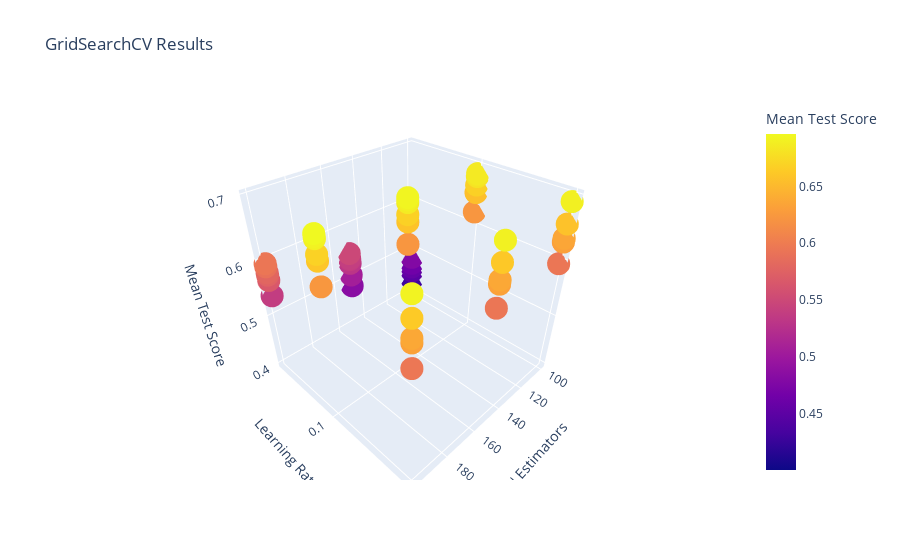

The cell this chart's notebook holds for it:
### Code cell
import plotly.express as px
import pandas as pd

# Convert the grid_search_gbr.cv_results_ to a DataFrame
results = pd.DataFrame(grid_search_gbr.cv_results_)

# Filter the columns for plotting
plot_data = results.filter(regex='(param_n_estimators|param_learning_rate|mean_test_score)')

# Rename columns for easier reading
plot_data.rename(columns={
    'param_n_estimators': 'N Estimators',
    'param_learning_rate': 'Learning Rate',
    'mean_test_score': 'Mean Test Score'
}, inplace=True)

# Create a 3D scatter plot
fig = px.scatter_3d(
    plot_data, 
    x='N Estimators', 
    y='Learning Rate', 
    z='Mean Test Score', 
    color='Mean Test Score', 
    title='GridSearchCV Results'
)

fig.show()

### Figure 1 — Plotly figure (JSON) as saved in the notebook; plotly's stock layout.template omitted (floating-point values rounded to 4 significant figures)
{"data": [{"hovertemplate": "N Estimators=%{x}<br>Learning Rate=%{y}<br>Mean Test Score=%{marker.color}<extra></extra>", "legendgroup": "", "marker": {"color": [0.4283, 0.5063, 0.5658, 0.4002, 0.4838, 0.538, 0.4564, 0.5396, 0.5894, 0.4472, 0.53, 0.5749, 0.4786, 0.5492, 0.5946, 0.4648, 0.5373, 0.5791, 0.6844, 0.6932, 0.6963, 0.6811, 0.6862, 0.6898, 0.6858, 0.6903, 0.6924, 0.6552, 0.6578, 0.66, 0.6675, 0.6686, 0.669, 0.6224, 0.623, 0.6234, 0.6574, 0.6617, 0.663, 0.6297, 0.631, 0.6312, 0.6901, 0.6908, 0.6923, 0.6309, 0.6323, 0.632, 0.6356, 0.6371, 0.6372, 0.5946, 0.5949, 0.5952], "coloraxis": "coloraxis", "symbol": "circle"}, "mode": "markers", "name": "", "scene": "scene", "showlegend": false, "type": "scatter3d", "x": [100, 150, 200, 100, 150, 200, 100, 150, 200, 100, 150, 200, 100, 150, 200, 100, 150, 200, 100, 150, 200, 100, 150, 200, 100, 150, 200, 100, 150, 200, 100, 150, 200, 100, 150, 200, 100, 150, 200, 100, 150, 200, 100, 150, 200, 100, 150, 200, 100, 150, 200, 100, 150, 200], "y": [0.01, 0.01, 0.01, 0.01, 0.01, 0.01, 0.01, 0.01, 0.01, 0.01, 0.01, 0.01, 0.01, 0.01, 0.01, 0.01, 0.01, 0.01, 0.1, 0.1, 0.1, 0.1, 0.1, 0.1, 0.1, 0.1, 0.1, 0.1, 0.1, 0.1, 0.1, 0.1, 0.1, 0.1, 0.1, 0.1, 0.2, 0.2, 0.2, 0.2, 0.2, 0.2, 0.2, 0.2, 0.2, 0.2, 0.2, 0.2, 0.2, 0.2, 0.2, 0.2, 0.2, 0.2], "z": [0.4283, 0.5063, 0.5658, 0.4002, 0.4838, 0.538, 0.4564, 0.5396, 0.5894, 0.4472, 0.53, 0.5749, 0.4786, 0.5492, 0.5946, 0.4648, 0.5373, 0.5791, 0.6844, 0.6932, 0.6963, 0.6811, 0.6862, 0.6898, 0.6858, 0.6903, 0.6924, 0.6552, 0.6578, 0.66, 0.6675, 0.6686, 0.669, 0.6224, 0.623, 0.6234, 0.6574, 0.6617, 0.663, 0.6297, 0.631, 0.6312, 0.6901, 0.6908, 0.6923, 0.6309, 0.6323, 0.632, 0.6356, 0.6371, 0.6372, 0.5946, 0.5949, 0.5952]}], "layout": {"coloraxis": {"colorbar": {"title": {"text": "Mean Test Score"}}, "colorscale": [[0, "#0d0887"], [0.1111, "#46039f"], [0.2222, "#7201a8"], [0.3333, "#9c179e"], [0.4444, "#bd3786"], [0.5556, "#d8576b"], [0.6667, "#ed7953"], [0.7778, "#fb9f3a"], [0.8889, "#fdca26"], [1, "#f0f921"]]}, "legend": {"tracegroupgap": 0}, "scene": {"domain": {"x": [0, 1], "y": [0, 1]}, "xaxis": {"title": {"text": "N Estimators"}}, "yaxis": {"title": {"text": "Learning Rate"}}, "zaxis": {"title": {"text": "Mean Test Score"}}}, "title": {"text": "GridSearchCV Results"}}}
